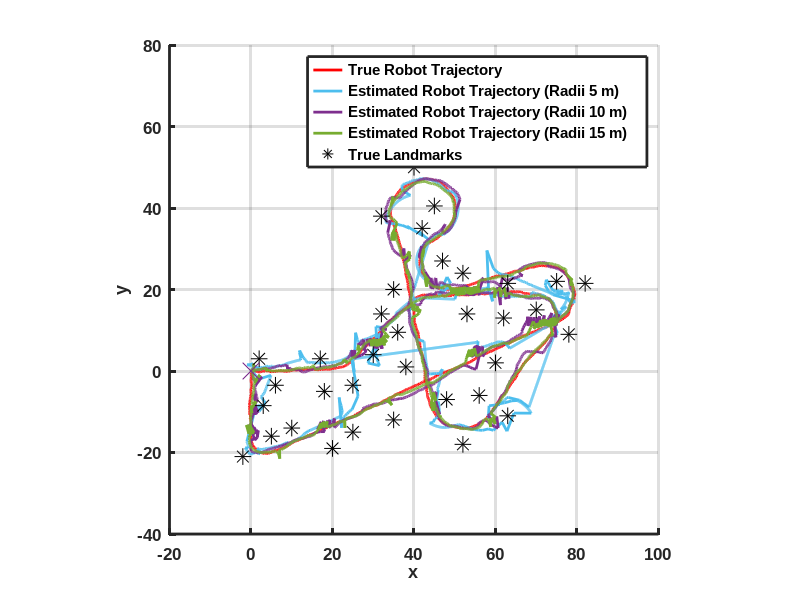

This figure's MATLAB source:
% MAE 195 Introduction to Robot Motion Planning and Navigation
% Robot Localization Project
% Description: SLAM Localization Estimated Trajectories for each case.
% Date: 6/10/21
% Author: Alex Nguyen

clc; clear; close all;

%% Load Data:

% Add Path
addpath Data

% True Data
load TrueRobotTraj.mat

% Estimated Data
load Radii5.mat
load Radii10.mat
load Radii15.mat

%% Trajectory Plot:
nl = length(Xl);

figure;
hold on;
% True Trajectory
plot(x(1, :), x(2, :), 'r', 'LineWidth', 2);

% Estimated Trajectories
plot(xhat5(1, :), xhat5(2, :), 'Color', '#4DBEEE', 'LineWidth', 2);
plot(xhat10(1, :), xhat10(2, :), 'Color', '#7E2F8E', 'LineWidth', 2);
plot(xhat15(1, :), xhat15(2, :), 'Color', '#77AC30', 'LineWidth', 2);

for i = 1:nl
    % i-th Landmark
    plot(Xl{i}(1), Xl{i}(2), 'k*', 'MarkerSize', 12);
end
plot(x(1, 1), x(2, 1), 'x', 'MarkerSize', 12); % Robot Start Point
hold off;
legend('True Robot Trajectory', 'Estimated Robot Trajectory (Radii 5 m)', 'Estimated Robot Trajectory (Radii 10 m)', ...
    'Estimated Robot Trajectory (Radii 15 m)', 'True Landmarks', 'location', 'best');
axis([-20 100 -40 80]);
xlabel('x'); ylabel('y');
grid on;

set(gcf, 'Position', [0, 0, 1000, 1000]); % Size of the Figure Window
pbaspect([1, 1, 1]);                      % Aspect Ratio of the Plot
set(findobj(gcf, 'type', 'axes'), ...
    'FontName', 'Arial', 'FontSize', 12, 'FontWeight', 'Bold', 'LineWidth', 2);

%% Performance:
fprintf('Measurement radii of 5: \n');
fprintf('\t\tLoop-closure Distance = %4.4f \n', loop_closure_dist5);
fprintf('\t\tLoop-closure Error = [%4.4f, %4.4f]^T \n\n', loop_closure5(1:2));

fprintf('Measurement radii of 10: \n');
fprintf('\t\tLoop-closure Distance = %4.4f \n', loop_closure_dist10);
fprintf('\t\tLoop-closure Error = [%4.4f, %4.4f]^T \n\n', loop_closure10(1:2));

fprintf('Measurement radii of 15: \n');
fprintf('\t\tLoop-closure Distance = %4.4f \n', loop_closure_dist15);
fprintf('\t\tLoop-closure Error = [%4.4f, %4.4f]^T \n\n', loop_closure15(1:2));

